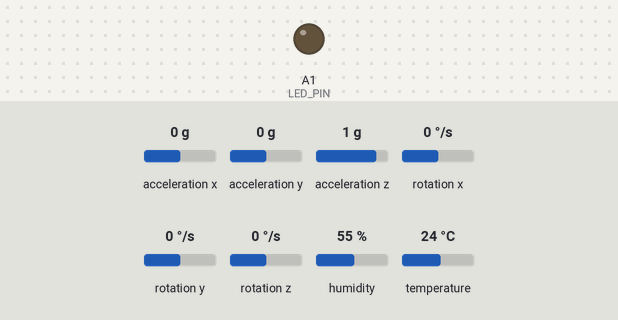
A sketch run on a simulated Arduino Nano, built with avr-gcc and run on an emulated ATmega328P. On the bench: output pins drawn as LEDs (lit = HIGH). Inputs (shaded band) come from the test bench; at power-on: acceleration x 0 g, acceleration y 0 g, acceleration z 1 g, rotation x 0 °/s, rotation y 0 °/s, rotation z 0 °/s, humidity 55 %, temperature 24 °C. What the sketch prints to the serial monitor is not drawn.

Above: at 1.0 s.
At 3.0 s:
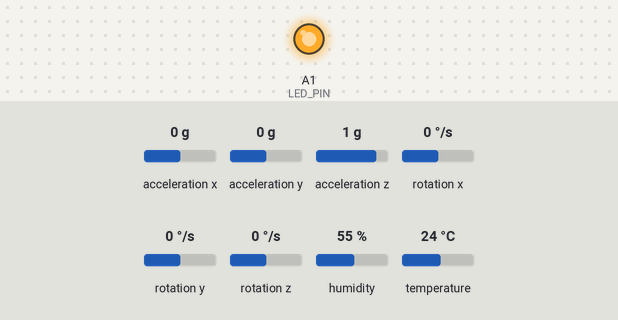
Timing chart, 0 to 5.2 s (numbered marks = the images above):
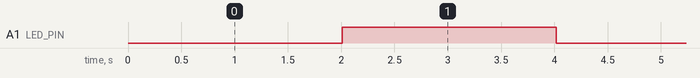

Measured:
- by itself, A1 (LED_PIN): alternates HIGH for 2.0 s and LOW for 2.0 s

The sketch:

i2c.ino
```cpp
// Program for sending data from arduino nano and sensor to raspberry pi
// Part of skripsi by Rian Wardana
// I2C version

#include <DHT.h>
#include <Wire.h>
#include <MPU6050.h>
#include <stdlib.h>

#define LED_PIN A1
#define DHTPIN 7
#define DHTTYPE DHT22
#define SLAVE_ADDRESS 0x04
#define MAX_LENGTH 50

DHT dht(DHTPIN, DHTTYPE);
MPU6050 mpu;

char cdata[MAX_LENGTH];
unsigned long timer = 0;
bool blinkState = false;
volatile bool isPulled = false;
float hum, temp;
char hum_c[7], temp_c[7], acc0_c[7], acc1_c[7], acc2_c[7];

void mpu_setup()
{
  // Initialize device
  Serial.println(F("Initialize MPU6050."));

  while (!mpu.begin(MPU6050_SCALE_2000DPS, MPU6050_RANGE_2G))
  {
    Serial.println(F("Could not find a valid MPU6050 sensor, check wiring"));
    delay(500);
  }

  checkSettings();
}

void checkSettings()
{
  Serial.println();

  Serial.print(" * Sleep Mode:            ");
  Serial.println(mpu.getSleepEnabled() ? "Enabled" : "Disabled");

  Serial.print(" * Clock Source:          ");
  switch (mpu.getClockSource())
  {
  case MPU6050_CLOCK_KEEP_RESET:
    Serial.println("Stops the clock and keeps the timing generator in reset");
    break;
  case MPU6050_CLOCK_EXTERNAL_19MHZ:
    Serial.println("PLL with external 19.2MHz reference");
    break;
  case MPU6050_CLOCK_EXTERNAL_32KHZ:
    Serial.println("PLL with external 32.768kHz reference");
    break;
  case MPU6050_CLOCK_PLL_ZGYRO:
    Serial.println("PLL with Z axis gyroscope reference");
    break;
  case MPU6050_CLOCK_PLL_YGYRO:
    Serial.println("PLL with Y axis gyroscope reference");
    break;
  case MPU6050_CLOCK_PLL_XGYRO:
    Serial.println("PLL with X axis gyroscope reference");
    break;
  case MPU6050_CLOCK_INTERNAL_8MHZ:
    Serial.println("Internal 8MHz oscillator");
    break;
  }

  Serial.print(" * Accelerometer:         ");
  switch (mpu.getRange())
  {
  case MPU6050_RANGE_16G:
    Serial.println("+/- 16 g");
    break;
  case MPU6050_RANGE_8G:
    Serial.println("+/- 8 g");
    break;
  case MPU6050_RANGE_4G:
    Serial.println("+/- 4 g");
    break;
  case MPU6050_RANGE_2G:
    Serial.println("+/- 2 g");
    break;
  }

  Serial.print(" * Accelerometer offsets: ");
  Serial.print(mpu.getAccelOffsetX());
  Serial.print(" / ");
  Serial.print(mpu.getAccelOffsetY());
  Serial.print(" / ");
  Serial.println(mpu.getAccelOffsetZ());

  Serial.println();
}

void dht_setup()
{
  dht.begin();
}

void sendMessage()
{
  isPulled = true;
  delay(10);
  // pinMode(SCL, INPUT);

  // on request send message
  Wire.write("TEST ");
  for (int i = 0; i < MAX_LENGTH; i++)
  {
    Wire.write(cdata[i]); // send message to master
  }
  Serial.print(F("Data is: "));
  Serial.println(cdata);

  isPulled = false;
  delay(10);
  // pinMode(SCL, OUTPUT);
}

void setup()
{
  Serial.begin(115200);

  Wire.begin(SLAVE_ADDRESS);
  // Wire.setClock(400000); // 400kHz I2C clock. Comment this line if having compilation difficulties
  Serial.println("Begin setup");
  dht_setup();
  Serial.println(F("Done dht setting."));
  mpu_setup();
  Serial.println(F("Done MPU setting."));

  Wire.onRequest(sendMessage); // call sendMessage() on request by master
  pinMode(LED_PIN, OUTPUT);    // setup LED pin for output
}

void loop()
{
  if (!isPulled && (millis() - timer > 2000)) // update led every sec
  {
    hum = dht.readHumidity();
    temp = dht.readTemperature();

    Vector normAccel = mpu.readNormalizeAccel();

    dtostrf(hum, 2, 2, hum_c);
    dtostrf(temp, 2, 2, temp_c);
    dtostrf(normAccel.XAxis, 2, 2, acc0_c);
    dtostrf(normAccel.YAxis, 2, 2, acc1_c);
    dtostrf(normAccel.ZAxis, 2, 2, acc2_c);
    // sprintf(cdata, "|h=%s|t=%s|x=%s,y=%s,z=%s|", chum, ctemp, cacc0, cacc1, cacc2);
    snprintf(cdata, MAX_LENGTH, "|h=%s|t=%s|x=%s,y=%s,z=%s|", hum_c, temp_c, acc0_c, acc1_c, acc2_c);
    // Serial.println(cdata);

    // blinks to indicate program is running
    blinkState = !blinkState;
    digitalWrite(LED_PIN, blinkState);
    timer = millis();
  }
}
```
